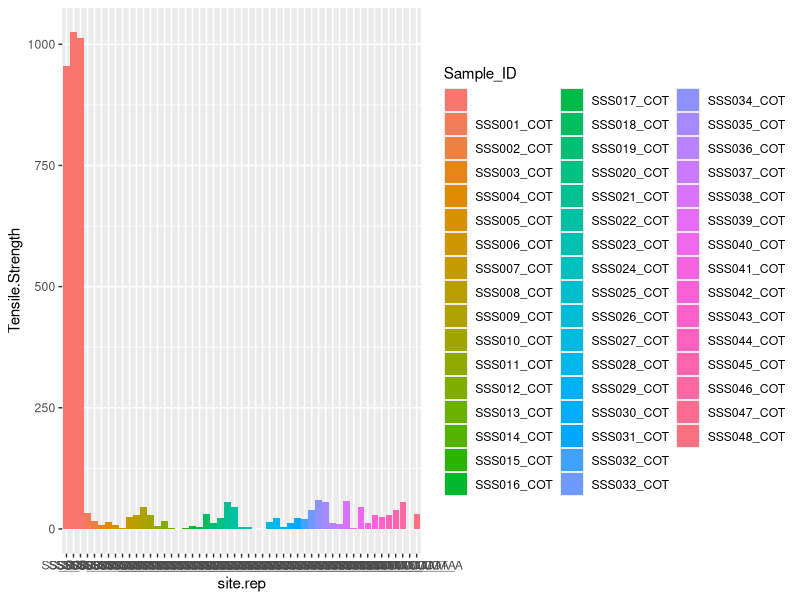
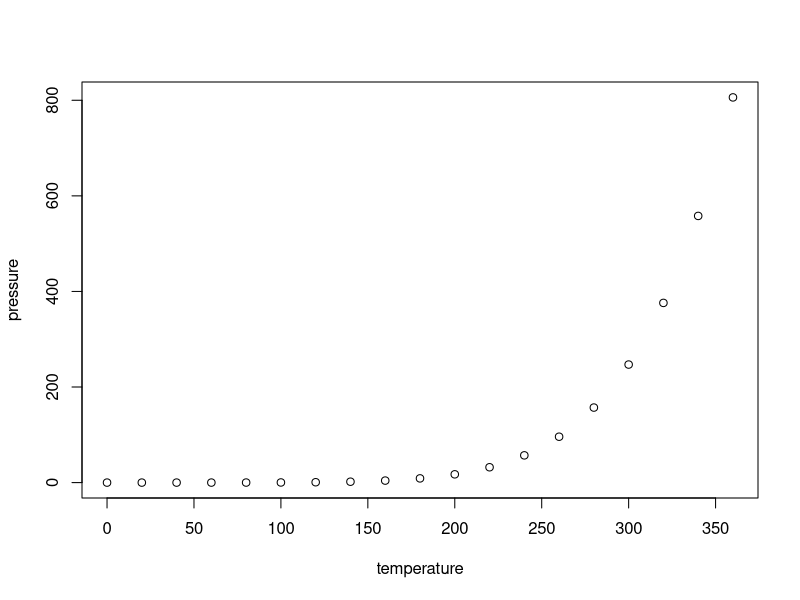

Write R code to recreate these figures, in order.
## ---- chunk 1
library(tidyverse)
library(dplyr)
library(ggplot2)

## ---- chunk 2
data <- read.csv("data/tensile_data_raw.csv")

merged <- data %>% 
  mutate(site.rep = paste0(Sample_ID, "_", Replicate.ID))



## ---- chunk 3
ggplot(merged, aes(x = site.rep, y = Tensile.Strength, fill = Sample_ID))+
  geom_col()

## ---- chunk 4
knitr::opts_chunk$set(echo = TRUE)
## ---- chunk 5
summary(cars)
## ---- chunk 6
plot(pressure)
